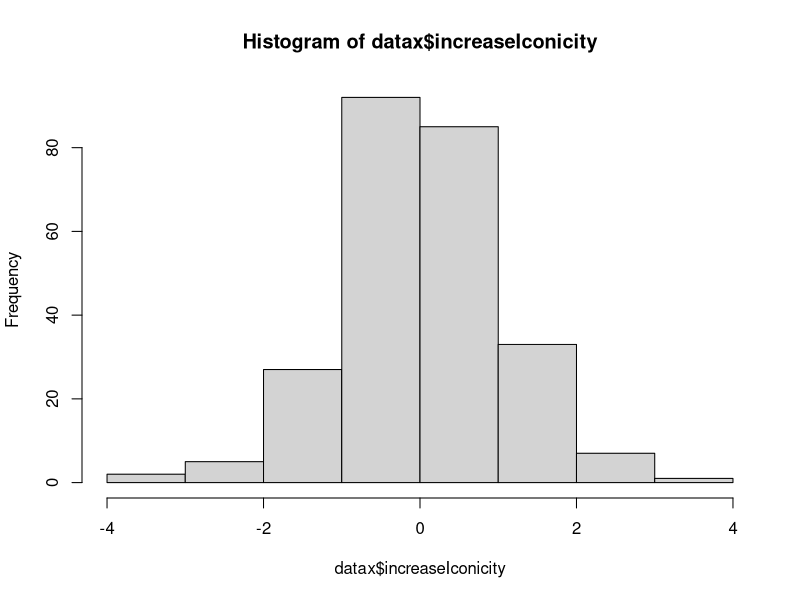
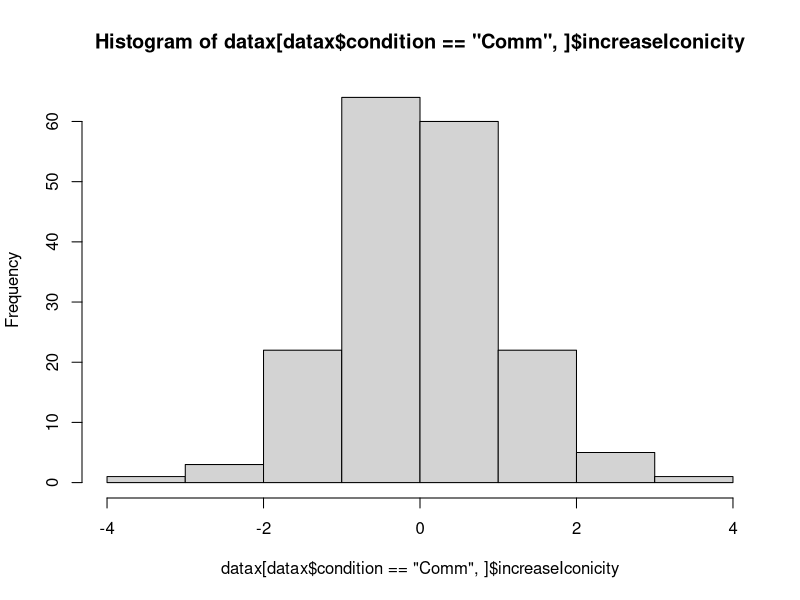
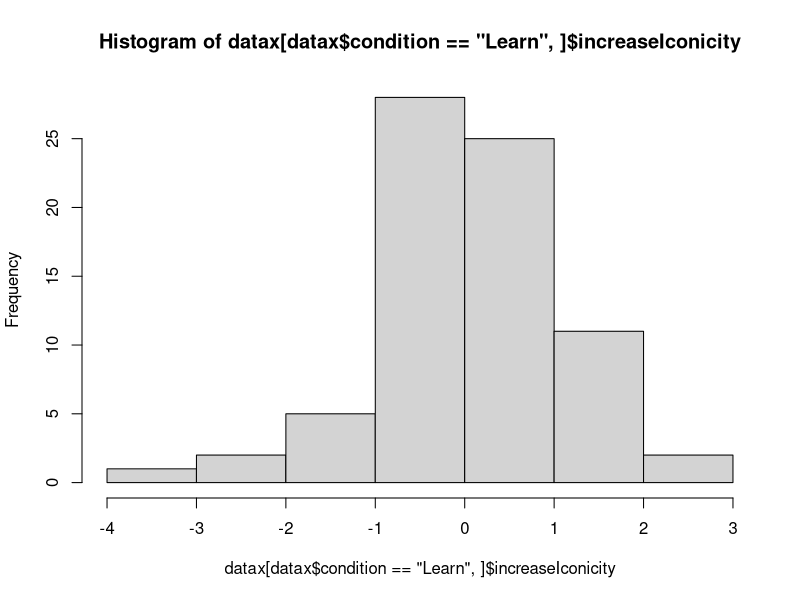

Here is the R script that generated these plots, in order: (Note: this script raises an error after producing the figures.)
library(gplots)
setwd("~/Documents/MPI/MonicaIconicity/SelectionAnalysis/analysis/")

datax = read.csv("../results/IncreaseInIconicity.csv", stringsAsFactors = F)
alldatx = read.csv("../results/AllTrialData.csv", stringsAsFactors = F)

hist(datax$increaseIconicity)
hist(datax[datax$condition=='Comm',]$increaseIconicity)
hist(datax[datax$condition=='Learn',]$increaseIconicity)


comm.innovation.iconicity.dist = datax[datax$condition=='Comm' & datax$Human,]$increaseIconicity
learn.innovation.iconicity.dist = datax[datax$condition=='Learn' & datax$Human,]$increaseIconicity

wilcox.test(comm.innovation.iconicity.dist)
wilcox.test(learn.innovation.iconicity.dist)

symmetry.test(comm.innovation.iconicity.dist)
symmetry.test(learn.innovation.iconicity.dist)


dens.comm = density(datax[datax$condition=='Comm' & datax$Human,]$increaseIconicity, adjust=1)
dens.learn = density(datax[datax$condition=='Learn' & datax$Human,]$increaseIconicity,adjust=1)

plot(dens.comm, main='', xlab='Change in iconicity')
lines(dens.learn, col=2)
abline(v=0)

pdf(file='../results/graphs/IncreaseIconcity_ConditionByMeaningIsSpiky.pdf')
plotmeans(increaseIconicity ~ paste(condition,isSpikyMeaning), data=datax, connect=list(1:2,3:4))
dev.off()

pdf(file='../results/graphs/IncreaseIconcity_andSystematicity_ConditionByWordInFinalLanguage.pdf', width=10, height=4)
par(mfrow=c(1,2))
plotmeans(increaseIconicity ~ paste(condition,inFinalLang), data=datax[datax$Human,], connect = list(1:2,3:4),xlab='', ylab="Increase", legends = c("Rejected","Survived","Rejected","Survived"))
title(main="Iconicity")
axis(1,at=c(1.5,3.5),c("Communication","Learning"),line=1, tick=F)
abline(h=0)
plotmeans(systematicity.increase ~ paste(condition, inFinalLang), data = datax[datax$Human,], connect = list(1:2,3:4), xlab='', ylab="Increase",, legends = c("Rejected","Survived","Rejected","Survived"))
title(main="Systematicity")
axis(1,at=c(1.5,3.5),c("Communication","Learning"),line=1, tick=F)
abline(h=0)
dev.off()



plotmeans(correctGuess~gen,alldatx[alldatx$condition=='Learn' & !alldatx$Human,])
plotmeans(correctGuess~gen,alldatx[alldatx$condition=='Comm',],add=T,col=2,barcol=2)

ctrl = glmerControl(optCtrl = list(maxfun=50000))

m0 = glmer(correctGuess ~ 1 + (1|chain) + (1|target.meaning), data=alldatx[alldatx$condition=='Comm' | (!alldatx$Human),], family = binomial, control= ctrl)
m1 = glmer(correctGuess ~ condition + (1|chain) + (1|target.meaning), data=alldatx[alldatx$condition=='Comm' | (!alldatx$Human),], family = binomial, control= ctrl)
anova(m0,m1)
getMEText(anova(m0,m1),ef = "main effect of condition", summary(m1)$coef[2,])


plotmeans(correctGuess~gen,alldatx[alldatx$condition=='Learn' & alldatx$trial.nr >102 & !alldatx$Human,])
plotmeans(correctGuess~gen,alldatx[alldatx$condition=='Comm' & alldatx$trial.nr >102,],add=T,col=2,barcol=2)


plotmeans(correctSpikiness~gen,alldatx[alldatx$condition=='Comm',])
plotmeans(correctSpikiness~gen,alldatx[alldatx$condition=='Learn',],add=T,col=2,barcol=2)


###########

library(ggplot2)
p <- ggplot(datax, aes(factor(condition):factor(inFinalLang), increaseIconicity, fill=condition))
p + geom_violin() + stat_summary(fun.y=mean, geom="point", size=4, color="red")

p + geom_violin() + geom_boxplot(width=0.1) +
  theme(text=element_text(size=20), legend.position="none") +
  scale_y_continuous(name="Score ranking")+
  scale_x_discrete(name="")+
  scale_fill_grey(start = 0.55, end=0.8)


p <- ggplot(datax, aes(factor(condition):factor(inFinalLang), systematicity.increase, fill=condition))
p + geom_violin() + stat_summary(fun.y=mean, geom="point", size=4, color="red")

p + geom_violin() + geom_boxplot(width=0.1) +
  theme(text=element_text(size=20), legend.position="none") +
  scale_y_continuous(name="Score ranking")+
  scale_x_discrete(name="")+
  scale_fill_grey(start = 0.55, end=0.8)


###########





datax$condition = factor(datax$condition, levels=c("Learn","Comm"))
summary(lm(increaseIconicity ~ round+gen + condition*inFinalLang,data=datax))




plotmeans(increaseIconicity~gen, data=datax[datax$condition=='Comm' & datax$isSpikyMeaning==T & datax$inFinalLang,])
plotmeans(increaseIconicity~gen, data=datax[datax$condition=='Comm' & datax$isSpikyMeaning==F  & datax$inFinalLang,], add=T, col=2)
abline(h=0)


plotmeans(increaseIconicity~wordCountSameMeaning ,data=datax[datax$wordCountSameMeaning<4,])
abline(h=0)

summary(lm(increaseIconicity~wordCountSameMeaning*condition, data=datax[datax$wordCountSameMeaning<4,]))


plotmeans(increaseIconicity~cut(round,4), datax[datax$condition=='Learn',], ylim=c(-0.15,0.15))
plotmeans(increaseIconicity~cut(round,4), datax[datax$condition=='Comm',], ylim=c(-0.15,0.15),add=T, col=2, barcol = 2)


plotmeans(systematicity.increase~cut(round,4), datax[datax$condition=='Learn',])
plotmeans(systematicity.increase~cut(round,4), datax[datax$condition=='Comm',],add=T, col=2, barcol = 2)

ylimx = c(-0.04,0.04)
plotmeans(increaseIconicity ~ paste(condition, correctGuess), data = datax[datax$Human & datax$condition=="Comm",], ylim=ylimx)
abline(h=0)
plotmeans(increaseIconicity ~ paste(condition, correctSpikiness), data = datax[datax$Human& datax$condition=="Comm",], ylim=ylimx)
abline(h=0)

m0 = lmer(increaseIconicity ~ 1 + (1|chain) + (1|gen), data=datax[datax$Human & datax$condition=="Comm",])

m1 = lmer(increaseIconicity ~ correctGuess + (1|chain) + (1|gen), data=datax[datax$Human & datax$condition=="Comm",])

m2 = lmer(increaseIconicity ~ correctGuess + correctSpikiness + (1|chain) + (1|gen), data=datax[datax$Human & datax$condition=="Comm",])

anova(m0,m1,m2)

summary(m2)


dens.commS = density(datax[datax$condition=='Comm',]$systematicity.increase)
dens.learnS = density(datax[datax$condition=='Learn',]$systematicity.increase)

plot(dens.commS, main='', xlab='Change in iconicity')
lines(dens.learnS, col=2)
abline(v=0)


cx = ctree(RatedSpikiness~as.factor(Cond)+as.factor(Gen) + as.factor(Shape) + as.factor(Colour) + as.factor(Border), data=finalLangs)
plot(cx)
